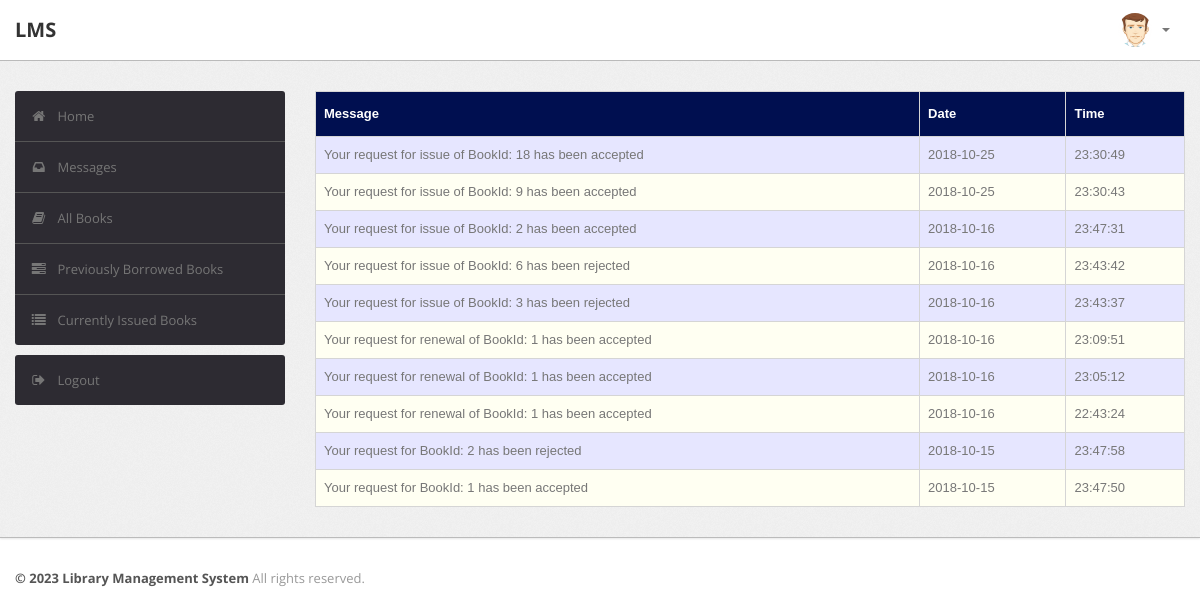
/student/message.php (signed in), run on the app's committed database.
### tables this page shows
CREATE TABLE `message` (
  `M_Id` int(10) NOT NULL AUTO_INCREMENT,
  `RollNo` varchar(50) DEFAULT NULL,
  `Msg` varchar(255) DEFAULT NULL,
  `Date` date DEFAULT NULL,
  `Time` time DEFAULT NULL,
  PRIMARY KEY (`M_Id`),
  KEY `RollNo` (`RollNo`),
  CONSTRAINT `message_ibfk_1` FOREIGN KEY (`RollNo`) REFERENCES `user` (`RollNo`)
);

### student/message.php (the view, shortened to what this page needs)
<?php
require('dbconn.php');
?>
<?php
if ($_SESSION['RollNo']) {
    ?>
<!DOCTYPE html>
<html lang="en">
    <head>
        <link type="text/css" href="bootstrap/css/bootstrap.min.css" rel="stylesheet">
        <link type="text/css" href="bootstrap/css/bootstrap-responsive.min.css" rel="stylesheet">
        <link type="text/css" href="css/theme.css" rel="stylesheet">
        <link type="text/css" href="images/icons/css/font-awesome.css" rel="stylesheet">
    </head>
    <body>
        <div class="navbar navbar-fixed-top">
            <div class="navbar-inner">
                <div class="container">
                        <a class="brand" href="index.php">LMS </a>
                    <div class="nav-collapse collapse navbar-inverse-collapse">
                        <ul class="nav pull-right">
                            <li class="nav-user dropdown"><a href="#" class="dropdown-toggle" data-toggle="dropdown">
                                <img src="images/user.png" class="nav-avatar" />
                                <b class="caret"></b></a>
                            </li>
                        </ul>
                    </div>
                </div>
            </div>
        </div>
        <div class="wrapper">
            <div class="container">
                <div class="row">
                    <div class="span3">
                        <div class="sidebar">
                            <ul class="widget widget-menu unstyled">
                                <li class="active"><a href="index.php"><i class="menu-icon icon-home"></i>Home
                                </a></li>
                                 <li><a href="message.php"><i class="menu-icon icon-inbox"></i>Messages</a>
                                </li>
                                <li><a href="book.php"><i class="menu-icon icon-book"></i>All Books </a></li>
                                <li><a href="history.php"><i class="menu-icon icon-tasks"></i>Previously Borrowed Books </a></li>
                                <li><a href="current.php"><i class="menu-icon icon-list"></i>Currently Issued Books </a></li>
                            </ul>
                            <ul class="widget widget-menu unstyled">
                                <li><a href="logout.php"><i class="menu-icon icon-signout"></i>Logout </a></li>
                            </ul>
                        </div>
                    </div>
                    <div class="span9">
                        <table class="table" id = "tables">
                                  <thead>
                                    <tr>
                                      <th>Message</th>
                                      <th>Date</th>
                                      <th>Time</th>
                                    </tr>
                                  </thead>
                                  <tbody>
                                    <?php
                                    $rollno=$_SESSION['RollNo'];
                            $sql="select * from LMS.message where RollNo='$rollno' order by Date DESC,Time DESC";
                            $result=$conn->query($sql);
                            while($row=$result->fetch_assoc())
                            {
                                $msg=$row['Msg'];
                                $date=$row['Date'];
                                $time=$row['Time'];
                            ?>
                                    <tr>
                                      <td><?php echo $msg ?></td>
                                      <td><?php echo $date ?></td>
                                      <td><?php echo $time ?></td>
                                    </tr>
                               <?php } ?>
                               </tbody>
                                </table>
                            </div>
                </div>
            </div>
        </div>
<div class="footer">
            <div class="container">
                <b class="copyright">&copy; 2023 Library Management System </b>All rights reserved.
            </div>
        </div>
    </body>
</html>
<?php }
else {
    echo "<script type='text/javascript'>alert('Access Denied!!!')</script>";
} ?>

### student/css/theme.css (style rules this page uses)
#tables { font-family: "Trebuchet MS", Arial, Helvetica, sans-serif; border-collapse: collapse; width: 100%; }
#tables td, #tables th { border: 1px solid #ddd; padding: 8px; }
#tables tr:nth-child(even) { background-color: #fffff2; }
#tables tr:nth-child(odd) { background-color: #e6e6ff; }
#tables th { padding-top: 12px; padding-bottom: 12px; text-align: left; background-color: #000F50; color: white; }
body { font-size: 13px; font-family: 'Open Sans', Arial, sans-serif; background: #fff; color: #777 }
strong, b { color: #555 }
.wrapper { background: url(../images/bg.png) #eee; border-bottom: 1px solid #bbb; -webkit-box-shadow: 0 1px 2px rgba(0,0,0,0.1); -moz-box-shadow: 0 1px 2px rgba(0,0,0,0.1); box-shadow: 0 1px 2px rgba(0,0,0,0.1); padding: 30px 0 }
.footer { color: #999; padding: 30px 0 60px }
body [class^="icon-"], body [class*=" icon-"] { font-size: 14px; line-height: 20px; height: 20px }
.navbar { position: static!important; margin: 0!important }
.navbar .navbar-inner { background: #fff; border-bottom: 1px solid #bbb; -webkit-box-shadow: 0 1px 2px rgba(0,0,0,0.15); -moz-box-shadow: 0 1px 2px rgba(0,0,0,0.15); box-shadow: 0 1px 2px rgba(0,0,0,0.15) }
.navbar .brand { color: #333; font-weight: bold; font-size: 20px; margin-right: 20px; padding: 20px }
.navbar .nav>li>a { padding: 20px 15px; font-weight: bold; color: #777 }
.nav-user>a { height: 20px }
.nav-avatar { width: 34px; height: 34px; margin: -7px 5px 0 0; -webkit-border-radius: 50%; -moz-border-radius: 50%; border-radius: 50% }
.table { margin-bottom: 0 }
.table th, .table td { border-color: #d5d5d5!important }
.widget-menu { background: #fff; -webkit-border-radius: 3px; -moz-border-radius: 3px; border-radius: 3px; overflow: hidden }
.widget-menu a { color: #555; display: block; line-height: 20px; padding: 15px; text-decoration: none!important }
.widget-menu .menu-icon { margin-right: 10px; color: #767676; -webkit-transition: all .2s ease-in-out; -moz-transition: all .2s ease-in-out; transition: all .2s ease-in-out; }
.widget-menu>li+li { border-top: 1px solid #555 }
.widget-menu>li>a { background-color: #2d2b32; color: #767676; -webkit-transition: all .2s ease-in-out; -moz-transition: all .2s ease-in-out; transition: all .2s ease-in-out; }

### data on the page
message: Msg "Your request for issue of BookId: 18 has been accepted", Date "2018-10-25", Time "23:30:49"
message: Msg "Your request for issue of BookId: 9 has been accepted", Date "2018-10-25", Time "23:30:43"
message: Msg "Your request for issue of BookId: 2 has been accepted", Date "2018-10-16", Time "23:47:31"
message: Msg "Your request for issue of BookId: 6 has been rejected", Date "2018-10-16", Time "23:43:42"
message: Msg "Your request for issue of BookId: 3 has been rejected", Date "2018-10-16", Time "23:43:37"
message: Msg "Your request for renewal of BookId: 1 has been accepted", Date "2018-10-16", Time "23:09:51"
message: Msg "Your request for renewal of BookId: 1 has been accepted", Date "2018-10-16", Time "23:05:12"
message: Msg "Your request for renewal of BookId: 1 has been accepted", Date "2018-10-16", Time "22:43:24"
message: Msg "Your request for BookId: 2 has been rejected", Date "2018-10-15", Time "23:47:58"
message: Msg "Your request for BookId: 1 has been accepted", Date "2018-10-15", Time "23:47:50"
